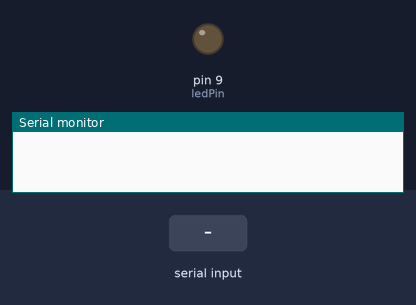
Recording of a sketch running on a simulated Arduino Uno, built with avr-gcc and run on an emulated ATmega328P. Parts: output pins drawn as LEDs (lit = HIGH), the last lines printed to the serial monitor. Inputs (shaded band) come from the test bench.

Above: at 1.2 s.
1.3 s: "1" received over the second serial link
At 2.3 s:
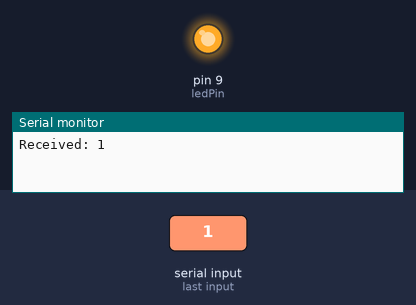
Timing chart, 0 to 4.3 s (numbered marks = the images above; inputs shaded):
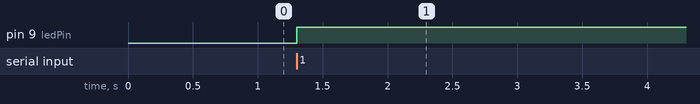

Measured:
- after the input at 1.3 s, pin 9 (ledPin): LOW → HIGH at once

The sketch:

bt_receive.ino
```cpp
#include <SoftwareSerial.h>
const int ledPin = 9;
SoftwareSerial bt(10, 11);
void setup() {
  pinMode(ledPin, OUTPUT);
  Serial.begin(9600);
  bt.begin(9600);
}
void loop() {
  static char command = '0';
  if (bt.available()) {
    command = bt.read();
    Serial.print("Received: ");
    Serial.println(command);
  }
  if (command == '1') {
    digitalWrite(ledPin, !digitalRead(ledPin));
    command = '0';
  }
}
```
